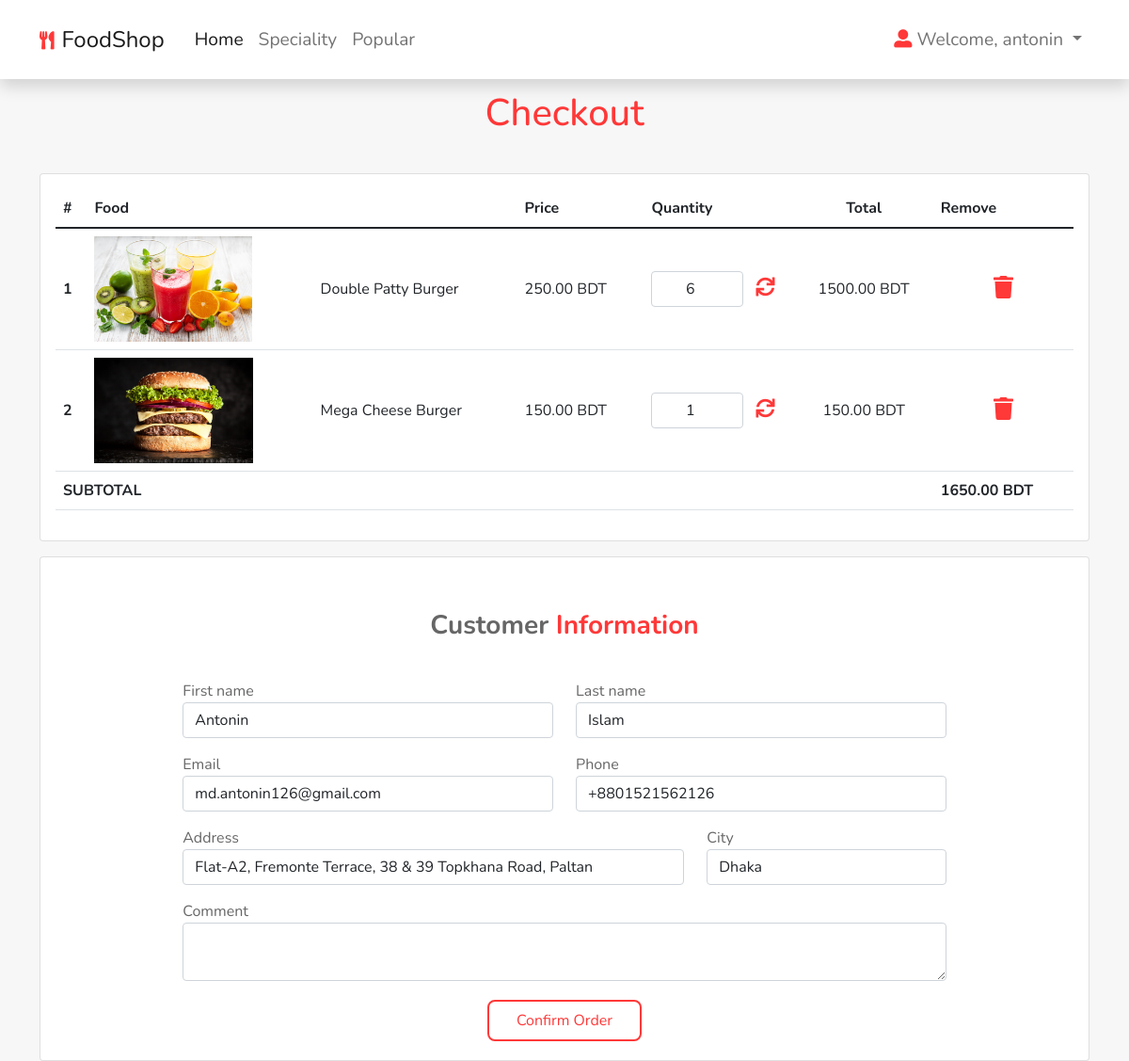
The app's page /checkout (signed in), older data.
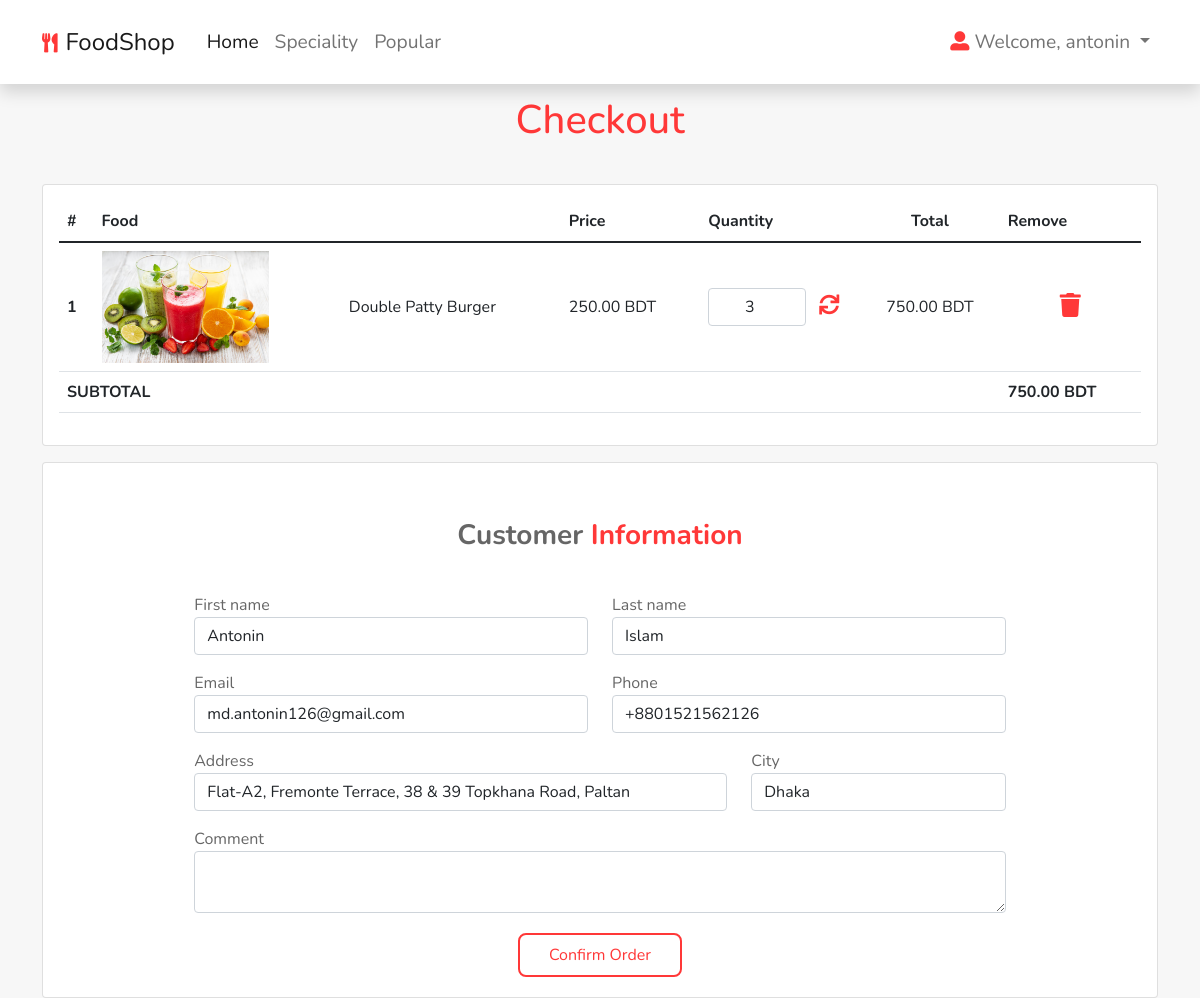
The same page, newer data.
### shop/models.py (models this page shows, shortened)
class CartItem(models.Model):
    cart = models.ForeignKey(Cart, on_delete=models.CASCADE, related_name='items')
    product = models.ForeignKey(Product, on_delete=models.CASCADE)
    quantity = models.PositiveIntegerField()
    created_at = models.DateTimeField(auto_now_add=True)
    updated_at = models.DateTimeField(auto_now=True)

### shop/views/cart.py (the view)
# urls.py: path('checkout', views.checkout, name='checkout'),
def checkout(request):
    user = request.user
    if not hasattr(user, 'customer'):
        Customer.objects.create(user=user)
    if request.user.is_authenticated:
        customer_id = request.user.customer.id
        cart = Cart.objects.filter(customer_id=customer_id).first()
        user = request.user
        if cart is not None and hasattr(cart, 'items'):
            if request.method == 'POST':
                form = CheckoutForm(request.POST)
                if form.is_valid():
                    form.instance.customer_id = user.customer.id
                    order = form.save()
                    for item in cart.items.all():
                        OrderItem.objects.create(order=order, product=item.product, quantity=item.quantity)
                    cart.delete()
                    messages.success(request, 'Order has been placed')
                    return redirect('confirm_msg')
            else:
                initial = {
                    'first_name': user.first_name,
                    'last_name': user.last_name,
                    'email': user.email,
                    'phone': user.customer.phone,
                    'address': user.customer.address,
                    'city': user.customer.city}
                form = CheckoutForm(initial=initial)
                items = cart.items.annotate(total=ExpressionWrapper(
                    F('product__price') * F('quantity'), output_field=DecimalField(decimal_places=2)))
                items = list(items.values('id', 'cart_id', 'product__name',
                             'quantity', 'total', 'product__image', 'product__price'))
                count = list(cart.items.all().aggregate(
                    res=Sum(F('quantity') * F('product__price'))).values())
                context = {'items': items,
                           'total': count[0], 'currency': 'BDT', 'form': form}
                return render(request, 'checkout.html', context)
    return render(request, 'checkout.html')

### shop/forms.py
class CheckoutForm(ModelForm):
    class Meta:
        model = Order
        fields = ['first_name', 'last_name', 'address', 'phone', 'email', 'city', 'comment']
        exclude = ['customer_id']
        widgets = {
            'first_name': forms.TextInput(attrs={'class': 'form-control'}),
            'last_name': forms.TextInput(attrs={'class': 'form-control'}),
            'email': forms.EmailInput(attrs={'class': 'form-control'}),
            'phone': forms.TextInput(attrs={'class': 'form-control'}),
            'address': forms.TextInput(attrs={'class': 'form-control'}),
            'city': forms.TextInput(attrs={'class': 'form-control'}),
            'comment': forms.Textarea(attrs={'class': 'form-control', 'rows': 2, "blank":True}),
        }

### shop/templates/checkout.html (shortened to what the changed rows need)
{% extends 'base.html' %} {% load static %} {% block content %}
<section class="container">
  <h1 class="heading"><span>Checkout</span></h1>
  <div class="row gap-3">
    <div class="col-md-12">
      <div class="card">
        <div class="card-body">
          <div class="table-responsive">
            <table class="table checkout-table">
              <thead>
                <tr>
                  <th scope="col">#</th>
                  <th colspan="2">Food</th>
                  <th scope="col">Price</th>
                  <th scope="col">Quantity</th>
                  <th style="text-align: center">Total</th>
                  <th scope="col">Remove</th>
                </tr>
              </thead>
              <tbody id="cart-body-items">
                {% if items|length > 0 %} {% for item in items %}
                <tr>
                  <th>{{ forloop.counter }}</th>
                  <td>
                    <img
                      style="height: 7rem"
                      src="{% static 'media/' %}{{item.product__image}}"
                      alt="{{item.product__name}}"
                    />
                  </td>
                  <td>{{item.product__name}}</td>
                  <td>{{item.product__price}} {{currency}}</td>
                  <td style="width: 10rem">
                    <div class="d-flex justify-content-center align-items-center">
                      <input
                        id="chkout-q-inp-{{item.id}}"
                        type="number"
                        class="form-control text-center checkout-quantity"
                        min="1"
                        value="{{item.quantity}}"
                        data-price="{{item.product__price}}"
                      />
                      <button
                        id="chkout-q-up-{{item.id}}"
                        title="Update"
                        class="btn cart-item chkout-q-up"
                      >
                        <i class="fas fa-sync text-main fs-5"></i>
                      </button>
                    </div>
                  </td>
                  <td class="text-center">
                    <span id="checkout-itemtotal-{{item.id}}">
                      {{item.total|floatformat:2}}
                    </span>
                    {{currency}}
                  </td>
                  <td class="text-center">
                    <button
                      id="chkout-q-cart-rmv-{{item.id}}"
                      class="btn cart-item chkout-q-cart-rmv"
                    >
                      <i class="fas fa-trash text-main fs-4"></i>
                    </button>
                  </td>
                </tr>
                {%endfor%} {%endif%}
                <tr class="fw-bold">
                  <td>
                    <span id="checkout-total">{{total|floatformat:2}}</span> {{currency}}
                  </td>
                </tr>
              </tbody>
            </table>
          </div>
        </div>
      </div>
    </div>
  </div>
</section>
{% endblock content %}

Row changes from the older to the newer data that the page shows:
removed CartItem: product__name "Double Patty Burger", product__price "250.00", currency "BDT", quantity "6", total "1500.00"
removed CartItem: shows a picture, product__name "Mega Cheese Burger", product__price "150.00", currency "BDT", quantity "1", total "150.00"
added CartItem: product__name "Double Patty Burger", product__price "250.00", currency "BDT", quantity "3", total "750.00"
Text that changed along with them:
{{ total|floatformat:2 }}: "1650.00" → "750.00"
